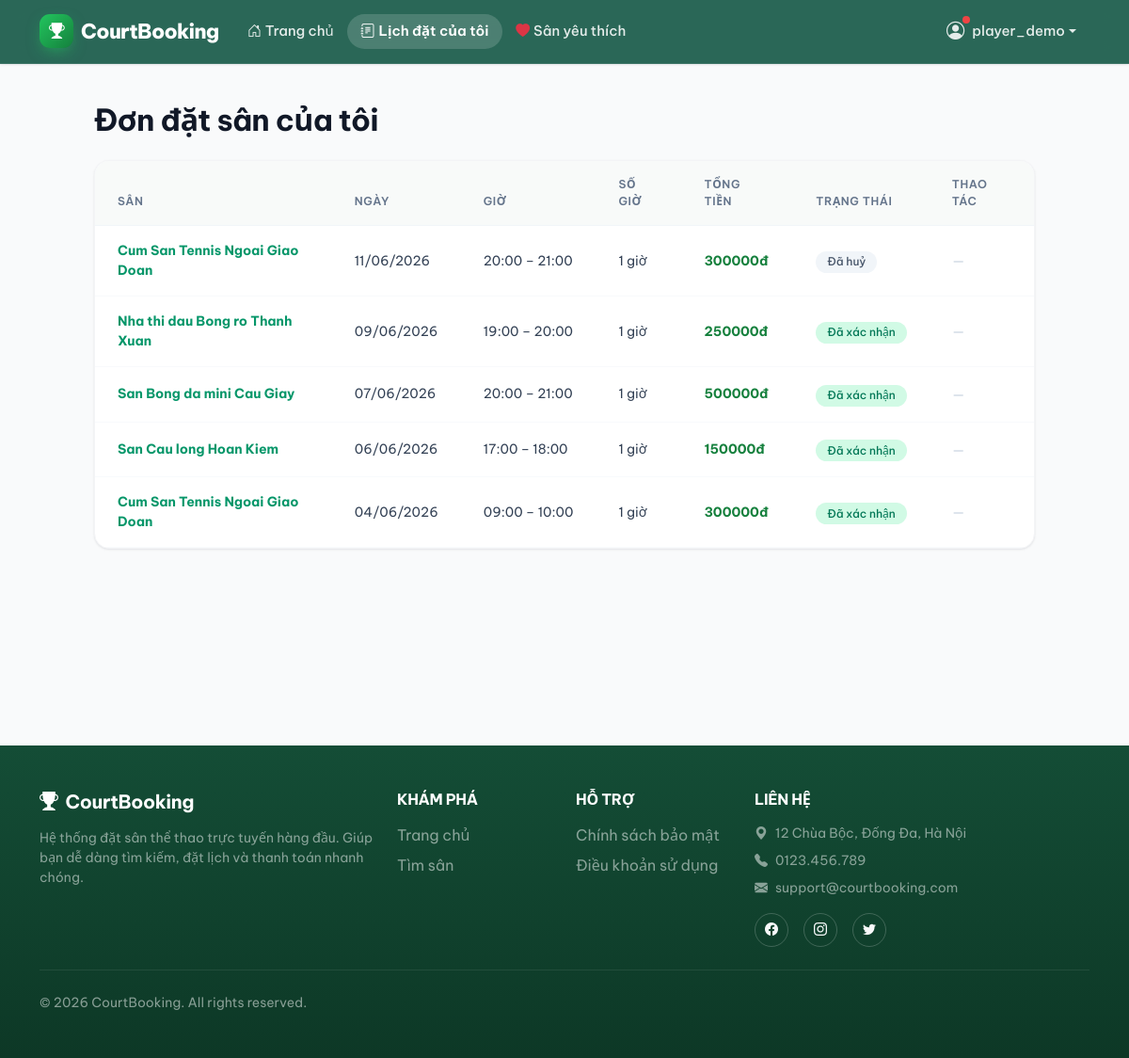
/bookings/my/ (signed in), run on the app's committed database.
### accounts/models.py (models this page shows, shortened)
class User(AbstractUser):
    ROLE_CHOICES = [
        ('guest',  'Khách'),
        ('player', 'Người chơi'),
        ('owner',  'Chủ sân'),
        ('admin',  'Quản trị'),
    ]
    phone = models.CharField(max_length=15, blank=True)
    role  = models.CharField(max_length=10, choices=ROLE_CHOICES, default='player')

### bookings/models.py (models this page shows, shortened)
class Booking(models.Model):
    STATUS_CHOICES = [
        ('pending',   'Chờ duyệt'),
        ('confirmed', 'Đã xác nhận'),
        ('cancelled', 'Đã huỷ'),
    ]
    court          = models.ForeignKey(
        'courts.Court',
        on_delete=models.CASCADE,
        related_name='bookings',
        verbose_name='Sân'
    )
    user           = models.ForeignKey(
        settings.AUTH_USER_MODEL,
        on_delete=models.CASCADE,
        related_name='bookings',
        verbose_name='Người đặt'
    )
    date           = models.DateField(verbose_name='Ngày chơi')
    start_time     = models.TimeField(verbose_name='Giờ bắt đầu')
    duration_hours = models.PositiveSmallIntegerField(
        verbose_name='Số giờ',
        validators=[MinValueValidator(1), MaxValueValidator(4)]
    )
    promotion       = models.ForeignKey(
        'promotions.Promotion',
        on_delete=models.SET_NULL,
        null=True, blank=True,
        verbose_name='Mã khuyến mãi'
    )
    original_price  = models.DecimalField(
        max_digits=10, decimal_places=0,
        default=0,
        verbose_name='Giá gốc (VNĐ)'
    )
    discount_amount = models.DecimalField(
        max_digits=10, decimal_places=0,
        default=0,
        verbose_name='Số tiền giảm'
    )
    total_price    = models.DecimalField(
        max_digits=10, decimal_places=0,
        verbose_name='Thực thu (VNĐ)'
    )
    status         = models.CharField(
        max_length=20,
        choices=STATUS_CHOICES,
        default='pending',
        verbose_name='Trạng thái'
    )
    created_at     = models.DateTimeField(auto_now_add=True, verbose_name='Ngày tạo')
    class Meta:
        ordering = ['-created_at']
        verbose_name = 'Đặt sân'
        verbose_name_plural = 'Danh sách đặt sân'
    @property
    def end_time(self):
        dt = datetime.combine(datetime.today(), self.start_time)
        return (dt + timedelta(hours=self.duration_hours)).time()

### courts/models.py (models this page shows, shortened)
class Court(models.Model):
    COURT_TYPE_CHOICES = [
        ('badminton',  'Cầu lông'),
        ('football',   'Bóng đá'),
        ('pickleball', 'Pickleball'),
        ('basketball', 'Bóng rổ'),
        ('tennis',     'Tennis'),
    ]
    DISTRICT_CHOICES = [
        ('cau_giay',     'Cầu Giấy'),
        ('dong_da',      'Đống Đa'),
        ('hai_ba_trung', 'Hai Bà Trưng'),
        ('hoan_kiem',    'Hoàn Kiếm'),
        ('thanh_xuan',   'Thanh Xuân'),
        ('ha_dong',      'Hà Đông'),
        ('bac_tu_liem',  'Bắc Từ Liêm'),
        ('nam_tu_liem',  'Nam Từ Liêm'),
        ('khac',         'Khác'),
    ]
    name           = models.CharField(max_length=200, verbose_name='Tên sân')
    court_type     = models.CharField(max_length=20, choices=COURT_TYPE_CHOICES, verbose_name='Loại sân')
    address        = models.CharField(max_length=300, verbose_name='Địa chỉ')
    district       = models.CharField(max_length=20, choices=DISTRICT_CHOICES, default='khac',
                                      blank=True, verbose_name='Quận/Huyện')
    description    = models.TextField(blank=True, verbose_name='Mô tả')
    price_per_hour = models.DecimalField(max_digits=10, decimal_places=0, verbose_name='Giá thuê/giờ (VNĐ)')
    image          = models.ImageField(upload_to='courts/', blank=True, null=True, verbose_name='Ảnh sân')
    is_active      = models.BooleanField(default=True, verbose_name='Đang hoạt động')
    owner          = models.ForeignKey(
        settings.AUTH_USER_MODEL,
        on_delete=models.SET_NULL,
        null=True,
        blank=True,
        related_name='owned_courts',
        verbose_name='Chủ sân',
    )
    created_at     = models.DateTimeField(auto_now_add=True, verbose_name='Ngày tạo')
    class Meta:
        ordering = ['-created_at']
        verbose_name = 'Sân'
        verbose_name_plural = 'Danh sách sân'

### bookings/views.py (the view)
# urls.py: path('my/', views.booking_list, name='booking_list'),
@login_required
def booking_list(request):
    expire_stale_pending()
    bookings_qs = Booking.objects.filter(user=request.user).select_related('court', 'promotion')
    paginator   = Paginator(bookings_qs, 10)
    page_obj    = paginator.get_page(request.GET.get('page'))
    return render(request, 'bookings/my_bookings.html', {'page_obj': page_obj})

### bookings/templates/bookings/my_bookings.html (shortened to what this page needs)
{% extends 'base.html' %}
{% load humanize %}
{% block content %}
<div style="background-color: #f9fafb; min-height: calc(100vh - 76px); padding-top: 2.5rem; padding-bottom: 4rem;">
    <div class="container" style="max-width: 1024px;">
        <h2 class="fw-bold mb-4" style="color: #111827;">Đơn đặt sân của tôi</h2>
        {% if page_obj %}
            <div class="bg-white rounded-4 shadow-sm" style="overflow: hidden; border: 1px solid #f3f4f6;">
                <div class="table-responsive">
                    <table class="table table-hover align-middle mb-0" style="border-collapse: collapse;">
                        <thead style="background-color: #f8fafc; border-bottom: 1px solid #f1f5f9;">
                            <tr>
                                <th style="padding: 1rem 1.5rem; font-size: 0.75rem; color: #64748b; font-weight: 600; letter-spacing: 0.05em; border-bottom: none;" class="text-uppercase">Sân</th>
                                <th style="padding: 1rem 1.5rem; font-size: 0.75rem; color: #64748b; font-weight: 600; letter-spacing: 0.05em; border-bottom: none;" class="text-uppercase">Ngày</th>
                                <th style="padding: 1rem 1.5rem; font-size: 0.75rem; color: #64748b; font-weight: 600; letter-spacing: 0.05em; border-bottom: none;" class="text-uppercase">Giờ</th>
                                <th style="padding: 1rem 1.5rem; font-size: 0.75rem; color: #64748b; font-weight: 600; letter-spacing: 0.05em; border-bottom: none;" class="text-uppercase">Số giờ</th>
                                <th style="padding: 1rem 1.5rem; font-size: 0.75rem; color: #64748b; font-weight: 600; letter-spacing: 0.05em; border-bottom: none;" class="text-uppercase">Tổng tiền</th>
                                <th style="padding: 1rem 1.5rem; font-size: 0.75rem; color: #64748b; font-weight: 600; letter-spacing: 0.05em; border-bottom: none;" class="text-uppercase">Trạng thái</th>
                                <th style="padding: 1rem 1.5rem; font-size: 0.75rem; color: #64748b; font-weight: 600; letter-spacing: 0.05em; border-bottom: none;" class="text-uppercase">Thao tác</th>
                            </tr>
                        </thead>
                        <tbody>
                            {% for booking in page_obj %}
                            <tr style="border-bottom: 1px solid #f8fafc; transition: background-color 0.2s;">
                                <td style="padding: 1rem 1.5rem; font-size: 0.875rem; border-bottom: none;">
                                    <a href="{% url 'courts:court_detail' booking.court.pk %}"
                                       class="text-decoration-none fw-bold" style="color: #059669;">
                                        {{ booking.court.name }}
                                    </a>
                                </td>
                                <td style="padding: 1rem 1.5rem; font-size: 0.875rem; color: #334155; border-bottom: none;">{{ booking.date|date:"d/m/Y" }}</td>
                                <td class="text-nowrap" style="padding: 1rem 1.5rem; font-size: 0.875rem; color: #334155; border-bottom: none;">
                                    {{ booking.start_time|time:"H:i" }} – {{ booking.end_time|time:"H:i" }}
                                </td>
                                <td style="padding: 1rem 1.5rem; font-size: 0.875rem; color: #334155; border-bottom: none;">{{ booking.duration_hours }} giờ</td>
                                <td style="padding: 1rem 1.5rem; font-size: 0.875rem; border-bottom: none;">
                                    <div class="text-success fw-bold">{{ booking.total_price|intcomma }}đ</div>
                                </td>
                                <td style="padding: 1rem 1.5rem; border-bottom: none;">
                                    {% if booking.status == 'confirmed' %}
                                        <span class="badge rounded-pill" style="background-color: #d1fae5; color: #047857; padding: 0.35rem 0.75rem; font-size: 0.75rem; font-weight: 500;">Đã xác nhận</span>
                                    {% elif booking.status == 'pending' %}
                                        <span class="badge rounded-pill" style="background-color: #fef3c7; color: #b45309; padding: 0.35rem 0.75rem; font-size: 0.75rem; font-weight: 500;">Chờ thanh toán</span>
                                    {% else %}
                                        <span class="badge rounded-pill" style="background-color: #f1f5f9; color: #475569; padding: 0.35rem 0.75rem; font-size: 0.75rem; font-weight: 500;">Đã huỷ</span>
                                    {% endif %}
                                </td>
                                <td style="padding: 1rem 1.5rem; border-bottom: none;">
                                    {% if booking.status == 'pending' %}
                                        <a href="{% url 'payments:payment_process' booking.pk %}"
                                           class="btn btn-sm text-white" style="background-color: #059669; border: none; border-radius: 50rem; padding: 0.25rem 0.75rem; font-size: 0.75rem; font-weight: 600;">
                                            <i class="bi bi-credit-card me-1"></i>Thanh toán
                                        </a>
                                    {% else %}
                                        <span style="color: #cbd5e1;">—</span>
                                    {% endif %}
                                </td>
                            </tr>
                            {% endfor %}
                        </tbody>
                    </table>
                </div>
            </div>
        {% else %}
            <div class="bg-white rounded-4 shadow-sm p-5 text-center" style="border: 1px solid #f3f4f6;">
                {% include 'partials/empty_state.html' with icon='bi-calendar2-x' title='Chưa có đơn đặt sân' description='Bạn chưa đặt sân nào. Tìm và đặt ngay hôm nay!' cta_url='/' cta_text='Tìm sân ngay' %}
            </div>
        {% endif %}
    </div>
</div>
{% endblock %}

### templates/partials/header.html (shortened to what this page needs)
<nav class="navbar navbar-expand-lg navbar-dark shadow-sm sticky-top" style="background-color: rgba(6, 78, 59, 0.85) !important; backdrop-filter: blur(12px); -webkit-backdrop-filter: blur(12px); border-bottom: 1px solid rgba(255, 255, 255, 0.1);">
    <div class="container">
        <a class="navbar-brand fw-bold d-flex align-items-center" href="{% url 'courts:court_list' %}">
            <i class="bi bi-trophy-fill me-2" style="font-size: 1.4rem;"></i>
            CourtBooking
        </a>
        <div class="collapse navbar-collapse" id="navbarMain">
            <ul class="navbar-nav me-auto mb-2 mb-lg-0">
                <li class="nav-item">
                    <a class="nav-link {% if request.resolver_match.view_name == 'courts:court_list' %}active-link{% endif %}" href="{% url 'courts:court_list' %}">
                        <i class="bi bi-house-door me-1"></i>Trang chủ
                    </a>
                </li>
                {% if user.is_authenticated %}
                    {% if request.session.role == 'player' %}
                    <li class="nav-item">
                        <a class="nav-link {% if request.resolver_match.view_name == 'bookings:booking_list' %}active-link{% endif %}" href="{% url 'bookings:booking_list' %}">
                            <i class="bi bi-journal-text me-1"></i>Lịch đặt của tôi
                        </a>
                    </li>
                    <li class="nav-item">
                        <a class="nav-link {% if request.resolver_match.view_name == 'courts:favorite_list' %}active-link{% endif %}" href="{% url 'courts:favorite_list' %}">
                            <i class="bi bi-heart-fill me-1 text-danger"></i>Sân yêu thích
                        </a>
                    </li>
                    {% endif %}
                {% endif %}
            </ul>
            <ul class="navbar-nav ms-auto mb-2 mb-lg-0">
                {% if user.is_authenticated %}
                    <li class="nav-item dropdown">
                        <a class="nav-link dropdown-toggle d-flex align-items-center"
                           href="#" role="button"
                           data-bs-toggle="dropdown" aria-expanded="false">
                            <span class="position-relative d-inline-block me-1">
                                <i class="bi bi-person-circle" style="font-size: 1.2rem;"></i>
                                <span class="notify-dot"></span>
                            </span>
                            {{ user.username }}
                        </a>
                    </li>
                {% endif %}
            </ul>
        </div>
    </div>
</nav>

### data on the page
User: username "player_demo"
Booking: court.name "Cum San Tennis Ngoai Giao Doan", date "11/06/2026", start_time "20:00", end_time "21:00", duration_hours "1", total_price "300000", status "Đã huỷ"
Booking: court.name "Nha thi dau Bong ro Thanh Xuan", date "09/06/2026", start_time "19:00", end_time "20:00", duration_hours "1", total_price "250000", status "Đã xác nhận"
Booking: court.name "San Bong da mini Cau Giay", date "07/06/2026", start_time "20:00", end_time "21:00", duration_hours "1", total_price "500000", status "Đã xác nhận"
Booking: court.name "San Cau long Hoan Kiem", date "06/06/2026", start_time "17:00", end_time "18:00", duration_hours "1", total_price "150000", status "Đã xác nhận"
Booking: court.name "Cum San Tennis Ngoai Giao Doan", date "04/06/2026", start_time "09:00", end_time "10:00", duration_hours "1", total_price "300000", status "Đã xác nhận"
